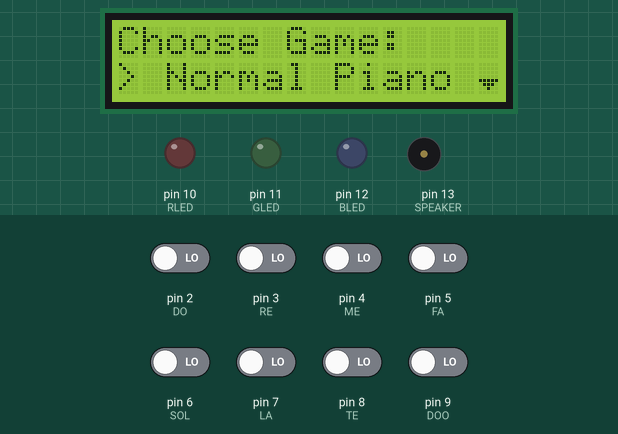
Simulated run of this sketch. Board: Arduino Uno, built with avr-gcc and run on an emulated ATmega328P. Parts: 16×2 character LCD, output pins drawn as LEDs (lit = HIGH), buzzer (waves = sounding). The inputs (shaded band) are chosen by the test bench; at power-on: pin 2 (DO), pin 3 (RE), pin 4 (ME), pin 5 (FA), pin 6 (SOL), pin 7 (LA), pin 8 (TE), pin 9 (DOO) LOW.

Above: at 1.3 s.
1.4 s: pin 9 (DOO) driven HIGH
At 2.6 s:
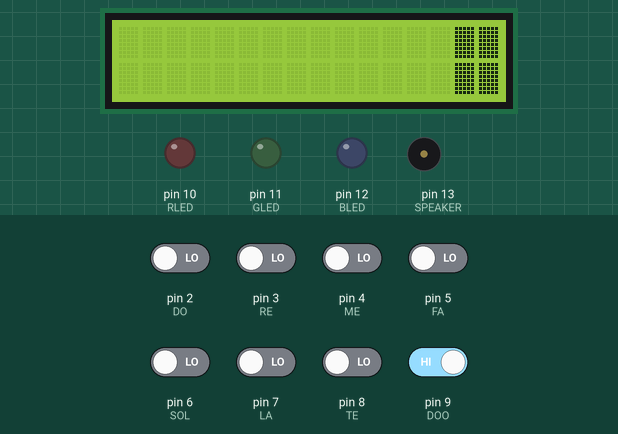
3.5 s: pin 3 (RE) driven HIGH
At 4.9 s:
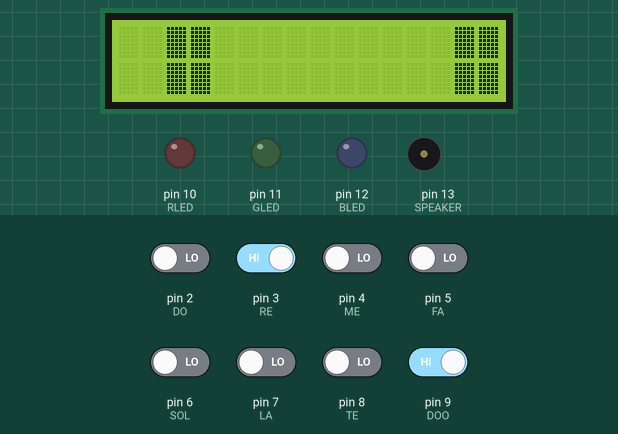
5.2 s: pin 2 (DO) driven HIGH
At 6.3 s:
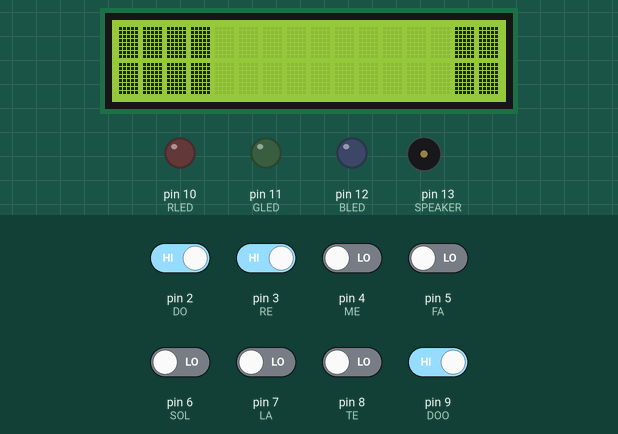
8.2 s: pin 2 (DO) driven LOW
At 10.3 s:
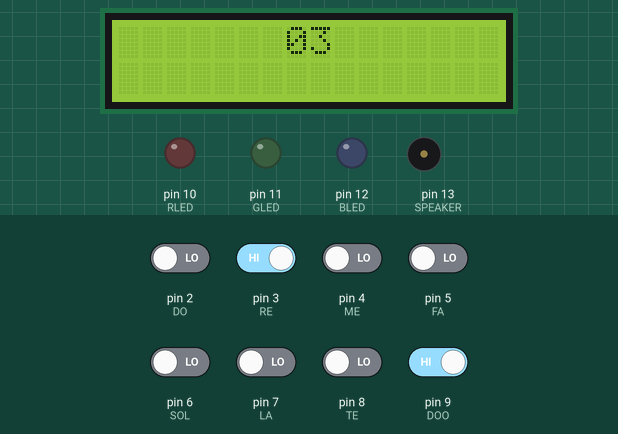
14.2 s: pin 2 (DO) driven HIGH
At 14.88 s:
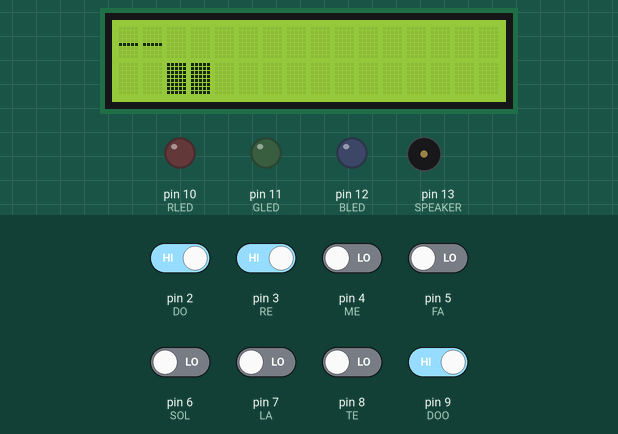
15.9 s: pin 4 (ME) driven HIGH
Timing chart, 0 to 22.8 s (numbered marks = the images above; inputs shaded):
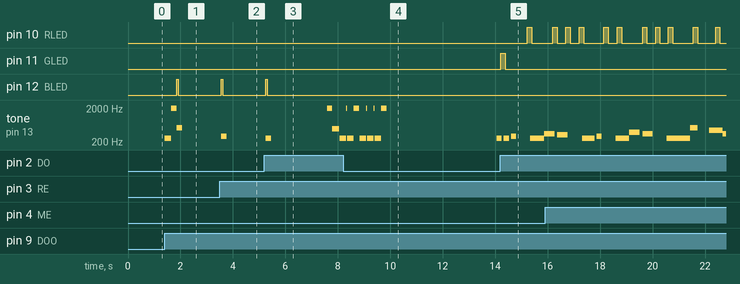

The sketch:

ioT_Midterm_Project-Piano.ino
```cpp
#include "pitches.h"
#include <Wire.h>
//วิธีแต่งเพลงใหม่ เพลงระยะเวลา stepup ทีละ 50 เท่านั้น

//SET UP I2C LCD
#include <LiquidCrystal_I2C.h>
LiquidCrystal_I2C lcd(0x3F, 16, 2);
byte state0[] =   {B11111, B00000, B00000, B00000, B00000, B00000, B00000, B00000};
byte state1[] =   {B00000, B11111, B00000, B00000, B00000, B00000, B00000, B00000};
byte state2[] =   {B00000, B00000, B11111, B00000, B00000, B00000, B00000, B00000};
byte state3[] =   {B00000, B00000, B00000, B11111, B00000, B00000, B00000, B00000};
byte state4[] =   {B00000, B00000, B00000, B00000, B11111, B00000, B00000, B00000};
byte state5[] =   {B00000, B00000, B00000, B00000, B00000, B11111, B00000, B00000};
byte state6[] =   {B00000, B00000, B00000, B00000, B00000, B00000, B11111, B00000};
byte state7[] =   {B00000, B00000, B00000, B00000, B00000, B00000, B00000, B11111};
byte block[]  =   {B11111, B11111, B11111, B11111, B11111, B11111, B11111, B11111};
byte arrowup[] =  {B00000, B00000, B00100, B01110, B11111, B00000, B00000, B00000};
byte arrowdown[]= {B00000, B00000, B00000, B00000, B11111, B01110, B00100, B00000};

//SET UP LED PIN
const int RLED = 10;
const int GLED = 11;
const int BLED = 12;

//SET UP BUTTON PIN
const int DO = 2;
const int RE = 3;
const int ME = 4;
const int FA = 5;
const int SOL= 6;
const int LA = 7;
const int TE = 8;
const int DOO= 9;

boolean lastDO = LOW;
boolean lastRE = LOW;
boolean lastME = LOW;
boolean lastFA = LOW;
boolean lastSOL= LOW;
boolean lastLA = LOW;
boolean lastTE = LOW;
boolean lastDOO= LOW;

boolean curDO;
boolean curRE;
boolean curME;
boolean curFA;
boolean curSOL;
boolean curLA;
boolean curTE;
boolean curDOO;

const int SPEAKER = 13;


//----------------PIANO TILE----------------
//SET UP SONG
int notes[70];
int times[70];
int tap[120];
int notelength = 0;
int taplength = 0;

//8 BIT TEST Song
int bit_test_note[] = {
  NOTE_A4, NOTE_E3, NOTE_A4, 0,
  NOTE_A4, NOTE_E3, NOTE_A4, 0,
  NOTE_E4, NOTE_D4, NOTE_C4, NOTE_B4, NOTE_A4, NOTE_B4, NOTE_C4, NOTE_D4,
  NOTE_E4, NOTE_E3, NOTE_A4, 0
};
int bit_test_time[] = {
  250, 250, 250, 250,
  250, 250, 250, 250,
  125, 125, 125, 125, 125, 125, 125, 125,
  250, 250, 250, 250
};
int bit_test_tap[] = {
  0, RE, 250, DO, 300, RE,
  450, RE, 250, DO, 250 , RE,
  350, ME, 125, RE, 125 , DO, 125, SOL, 125, FA, 125, ME,
  250, RE, 250, DO, 300, RE
};

//Jingle bell Song
int bell_note[] = {
  NOTE_E5, NOTE_E5, NOTE_E5,
  NOTE_E5, NOTE_E5, NOTE_E5,
  NOTE_E5, NOTE_G5, NOTE_C5, NOTE_D5,
  NOTE_E5,
  NOTE_F5, NOTE_F5, NOTE_F5, NOTE_F5,
  NOTE_F5, NOTE_E5, NOTE_E5, NOTE_E5, NOTE_E5,
  NOTE_E5, NOTE_D5, NOTE_D5, NOTE_E5,
  NOTE_D5, NOTE_G5, 0
};
int bell_time[] = {
  200, 200, 200,
  400, 200, 200,
  400, 200, 200, 200,
  200,
  800, 200, 200, 200,
  200, 200, 200, 200, 100,
  100, 200, 200, 200,
  200, 400, 400
};
int bell_tap[] = {
  0, RE,
  800, RE,
  800, RE, 200, FA, 200, DO,
  400, RE,
  800, ME,
  800, ME, 200, RE, 500, RE,
  300, DO, 400, ME,
  200, DO, 400, FA
};

//Birth Day Song
int birth_note[] = {
  NOTE_C4, NOTE_C4,
  NOTE_D4, NOTE_C4, NOTE_F4,
  NOTE_E4,

  NOTE_C4, NOTE_C4,
  NOTE_D4, NOTE_C4, NOTE_G4,
  NOTE_F4, NOTE_C4, NOTE_C4,

  NOTE_C5, NOTE_A4, NOTE_F4,
  NOTE_E4, NOTE_D4, NOTE_AS4, NOTE_AS4,
  NOTE_A4, NOTE_F4, NOTE_G4,
  NOTE_F4, NOTE_F4, 0
};
int birth_time[] = {
  200, 200,
  200, 600, 400,
  400,

  800, 200,
  200, 600, 400,
  400,

  800, 400, 300,
  600, 400, 600, 400,
  300, 600, 800,
  400, 800, 800
};
int birth_tap[] = {
  0, DO,
  400, RE, 800, DO, 400, FA,
  400, RE,

  800, DO,
  400, RE, 800, DO, 400, SOL,
  400, FA,

  800, DO, 700, SOL,
  600, FA, 400, RE, 600, SOL,
  700, FA, 600, ME, 1300, SOL,
  400, ME
};


//SET UP STATE
int allIndex = 0;   //clock all
int score = 0;
int fullscore = 0;
int noteIndex = 0;
int musicIndex = 0;   //like clock all but reset when play note.
int beforemusictime = 800;   //when tap are not already finish.
int aftermusictime = 0;   //when tap are not already finish.

int tapcomingIndex = 0;
int tapcomingTime = 0;
int comingstate[]  = {0, 0, 0, 0, 0, 0, 0, 0, 0, 0, 0, 0, 0, 0, 0, 0};

int tapIndex = 0;
int tapTime = 0;
int tapstate[]     = {0, 0, 0, 0, 0, 0, 0, 0, 0, 0, 0, 0, 0, 0, 0, 0};

int ledtime = 0;


//----------------NORMAL PIANO----------------
//SET UP STATE
boolean isToning = false;


//----------------PIANO MENU----------------
//SET UP STATE
//menu state
int menustate = 0;     // 0-menu, 1-piano, 2-tile

char *menuchoice[] = {"> Normal Piano", "> Tile Piano"};
int menucur = 0;       // 0-piano, 1-tile

//tile state
int tilestate = 0;     // 0-select music, 1-play music
char *tilechoice[] = {
  "8Bit TEST",
  "Jingle Bell",
  "Happy Birthday"
  };
int tilecur = 0;

//BACK BUTTON
int holdDOTime = 0;   //check time to back to menu

//LCD STATE
boolean lcdclear = false;
boolean backfromtile = false;
boolean backfromtilemode = false;


void setup() {
  //Serial Monitor
  Serial.begin(9600);

  //LCD Start
  lcd.init();
  lcd.backlight();

  lcd.createChar(0, state0);
  lcd.createChar(1, state1);
  lcd.createChar(2, state2);
  lcd.createChar(3, state3);
  lcd.createChar(4, state4);
  lcd.createChar(5, state5);
  // lcd.createChar(6, state6);
  // lcd.createChar(7, state7);
  lcd.createChar(6, arrowup);
  lcd.createChar(7, arrowdown);
  lcd.createChar(8, block);
  // lcd.createChar(9, arrowup);
  // lcd.createChar(10, arrowdown);

  //Pinmode Setting
  pinMode(DO, INPUT);
  pinMode(RE, INPUT);
  pinMode(ME, INPUT);
  pinMode(FA, INPUT);
  pinMode(SOL, INPUT);
  pinMode(LA, INPUT);
  pinMode(TE, INPUT);
  pinMode(DOO, INPUT);

  pinMode(RLED, OUTPUT);
  pinMode(GLED, OUTPUT);
  pinMode(BLED, OUTPUT);
}

boolean debounce(boolean last, int pin)
{
  boolean current = digitalRead(pin);
  if (last != current)
  {
    delay(5);
    current = digitalRead(pin);
  }
  return current;
}

//Normal Piano Function
void normalplay(){
  curDO = debounce(lastDO, DO);
  curRE = debounce(lastRE, RE);
  curME = debounce(lastME, ME);
  curFA = debounce(lastFA, FA);
  curSOL = debounce(lastSOL, SOL);
  curLA = debounce(lastLA, LA);
  curTE = debounce(lastTE, TE);
  curDOO = debounce(lastDOO, DOO);

  if(lastDO == LOW && curDO == HIGH){
    tone(SPEAKER, NOTE_C4, 200);
    isToning = true;
  }
  else if(lastRE == LOW && curRE == HIGH){
    tone(SPEAKER, NOTE_D4, 200);
    isToning = true;
  }
  else if(lastME == LOW && curME == HIGH){
    tone(SPEAKER, NOTE_E4, 200);
    isToning = true;
  }
  else if(lastFA == LOW && curFA == HIGH){
    tone(SPEAKER, NOTE_F4, 200);
    isToning = true;
  }
  else if(lastSOL == LOW && curSOL == HIGH){
    tone(SPEAKER, NOTE_G4, 200);
    isToning = true;
  }
  else if(lastLA == LOW && curLA == HIGH){
    tone(SPEAKER, NOTE_A4, 200);
    isToning = true;
  }
  else if(lastTE == LOW && curTE == HIGH){
    tone(SPEAKER, NOTE_B4, 200);
    isToning = true;
  }
  else if(lastDOO == LOW && curDOO == HIGH){
    tone(SPEAKER, NOTE_C5, 200);
    isToning = true;
  }
  else{
    isToning = false;
  }

  if(isToning){
    ledblue();
  }else{
    ledoff();
  }

  lastDO = curDO;
  lastRE = curRE;
  lastME = curME;
  lastFA = curFA;
  lastSOL = curSOL;
  lastLA = curLA;
  lastTE = curTE;
  lastDOO = curDOO;

  normalDisplaylcd();
  if(digitalRead(DO) == HIGH && holdDOTime >= 800){
    tone(SPEAKER, NOTE_B6, 200);
    delay(200);
    tone(SPEAKER, NOTE_B4, 250);
    delay(250);
    menustate = 0;
    holdDOTime = 0;
  }
  else if(digitalRead(DO) == HIGH && holdDOTime < 800){
    holdDOTime+=20;
  }
  else{
    holdDOTime = 0;
  }
}

void normalDisplaylcd(){
  for (int i = 0; i < 8; i++){
    if(digitalRead(i+2) == HIGH){
      for (int j = 0; j < 2; j++){
        lcd.setCursor(i*2+j, 0);
        lcd.write(8);
        lcd.setCursor(i*2+j, 1);
        lcd.write(8);
      }
    }
    else{
      for (int j = 0; j < 2; j++){
        lcd.setCursor(i*2+j, 0);
        lcd.print((char)32);
        lcd.setCursor(i*2+j, 1);
        lcd.print((char)32);
      }
    }
  }
}

//Piano Tile Function
void tileplay(){
  delay(50);

  //led function runing
  if(ledtime >= 100){
    ledoff();
  }
  else if(ledtime != 0){
    ledtime += 50;
  }

  //music function running
  if(noteIndex < notelength){
    stepMusic();
    clickCheck();
  }
  else{
    if(aftermusictime < 5000){
      aftermusictime+=50;
      clickCheck();
      noTone(SPEAKER);
    }
    else{
      conclusionScore();
    }
  }

  //state index step
  allIndex+=50;
}

//reset tile play
void resettilestate(){
  allIndex = 0;   //clock all
  score = 0;
  fullscore = 0;
  noteIndex = 0;
  musicIndex = 0;   //like clock all but reset when play note.
  beforemusictime = 800;   //when tap are not already finish.
  aftermusictime = 0;   //when tap are not already finish.

  tapcomingIndex = 0;
  tapcomingTime = 0;
//  comingstate[] = {0, 0, 0, 0, 0, 0, 0, 0, 0, 0, 0, 0, 0, 0, 0, 0};

  tapIndex = 0;
  tapTime = 0;
//  tapstate[] = {0, 0, 0, 0, 0, 0, 0, 0, 0, 0, 0, 0, 0, 0, 0, 0};

  ledtime = 0;
}


//music running and note tap
void stepMusic(){

  //check coming tap
  if(tapcomingIndex < taplength){
    if(tapcomingTime >= tap[tapcomingIndex]){
      boolean gotonextcomingtap = false;

      while(!gotonextcomingtap){
        tapcomingIndex += 2;
        tapcomingTime = 0;
        comingstate[(tap[tapcomingIndex-1]-2)*2] = 1;
        comingstate[((tap[tapcomingIndex-1]-2)*2)+1] = 0;
        if(tapcomingTime <= tap[tapcomingIndex] || tapcomingIndex < taplength){
          gotonextcomingtap = true;
        }
      }
    }
    else{
      tapcomingTime += 50;
    }
  }

  if(beforemusictime == 0){
    if(tapIndex < taplength){
      if(tapTime >= tap[tapIndex]){
        boolean gotonexttap = false;

        while(!gotonexttap){          //check note same time
          tapIndex += 2;
          tapTime = 0;
          lcdLightup(tap[tapIndex-1]);
          if(tapTime <= tap[tapIndex] || tapIndex < taplength){
            gotonexttap = true;
          }
        }
      }
      else{
        tapTime += 50;
      }
    }
    if(musicIndex >= times[noteIndex]){
      tone(SPEAKER, notes[noteIndex], times[noteIndex]);

      //check tap create
      musicIndex = 0;
      noteIndex++;
    }
    else{
      musicIndex += 50;
    }
  }
  else{
    beforemusictime -= 50;
  }
}


//LCD display
void lcdcomingtap(int index, int timepass){
  if(timepass>0 && timepass<800){
    if(timepass%100 == 50) timepass-=50;

    lcd.setCursor(index, 0);
    lcd.write(timepass/100);
    lcd.setCursor(index+1, 0);
    lcd.write(timepass/100);
  }
  else if(timepass>=800){
    lcd.setCursor(index, 0);
    lcd.write(7);
    lcd.setCursor(index+1, 0);
    lcd.write(7);
  }
  else{
    lcd.setCursor(index, 0);
    lcd.print((char)32);
    lcd.setCursor(index+1, 0);
    lcd.print((char)32);
  }
}
void lcdLightup(int index){
  lcd.setCursor((index-2)*2, 1);
  lcd.write(8);
  lcd.setCursor(((index-2)*2)+1, 1);
  lcd.write(8);

  fullscore += 10;
  tapstate[(index-2)*2] = 1;
}
void lcdLightdown(int index){
  lcd.setCursor(index, 1);
  lcd.print((char)32);
  lcd.setCursor(index+1, 1);
  lcd.print((char)32);
}
void conclusionScore(){
  lcd.setCursor(0, 0);
  lcd.print("Your score: ");
  lcd.setCursor(12, 0);
  lcd.print(score);

  lcd.setCursor(0, 1);
  lcd.print("Full score: ");
  lcd.setCursor(12, 1);
  lcd.print(fullscore);

  //change custom byte back
  lcd.createChar(6, arrowup);
  lcd.createChar(7, arrowdown);

  //press any button
  for(int i = 2; i < 10; i++){
    if(digitalRead(i) == HIGH){
      resettilestate();
      backfromtile = true;
      tone(SPEAKER, NOTE_B6, 200);
      delay(200);
      tone(SPEAKER, NOTE_B4, 250);
      delay(250);
      tilestate = 0;
    }
  }
}


//Tap check
void clickCheck(){
  curDO = debounce(lastDO, DO);
  curRE = debounce(lastRE, RE);
  curME = debounce(lastME, ME);
  curFA = debounce(lastFA, FA);
  curSOL = debounce(lastSOL, SOL);
  curLA = debounce(lastLA, LA);
  curTE = debounce(lastTE, TE);
  curDOO = debounce(lastDOO, DOO);

  for(int i = 2; i < 10; i++){

    //active tap
    if(tapstate[(i-2)*2] == 1 && i == 2 && (lastDO == LOW && curDO == HIGH)){
      tapintime(i);
    }
    else if(tapstate[(i-2)*2] == 1 && i == 3 && (lastRE == LOW && curRE == HIGH)){
      tapintime(i);
    }
    else if(tapstate[(i-2)*2] == 1 && i == 4 && (lastME == LOW && curME == HIGH)){
      tapintime(i);
    }
    else if(tapstate[(i-2)*2] == 1 && i == 5 && (lastFA == LOW && curFA == HIGH)){
      tapintime(i);
    }
    else if(tapstate[(i-2)*2] == 1 && i == 6 && (lastSOL == LOW && curSOL == HIGH)){
      tapintime(i);
    }
    else if(tapstate[(i-2)*2] == 1 && i == 7 && (lastLA == LOW && curLA == HIGH)){
      tapintime(i);
    }
    else if(tapstate[(i-2)*2] == 1 && i == 8 && (lastTE == LOW && curTE == HIGH)){
      tapintime(i);
    }
    else if(tapstate[(i-2)*2] == 1 && i == 8 && (lastDOO == LOW && curDOO == HIGH)){
      tapintime(i);
    }
    else if(tapstate[(i-2)*2] == 1){
      nottap(i);
    }

    //coming tap
    if(comingstate[(i-2)*2] == 1 && comingstate[((i-2)*2)+1] > 800){
      comingstate[(i-2)*2] = 0;
      comingstate[((i-2)*2)+1] = 0;
      lcdcomingtap((i-2)*2, 0);
    }
    else if(comingstate[(i-2)*2] == 1){
      lcdcomingtap((i-2)*2, comingstate[((i-2)*2)+1]);
      comingstate[((i-2)*2)+1] += 50;
    }
  }

  lastDO = curDO;
  lastRE = curRE;
  lastME = curME;
  lastFA = curFA;
  lastSOL = curSOL;
  lastLA = curLA;
  lastTE = curTE;
  lastDOO = curDOO;
}

void tapintime(int note){          //tap in time
  tapstate[(note-2)*2] = 0;
  tapstate[((note-2)*2)+1] = 0;
  score += 10;

  ledcorrect();
  lcdLightdown((note-2)*2);
}
void nottap(int note){
  if(tapstate[((note-2)*2)+1] < 800){   //not tap but not late
    tapstate[((note-2)*2)+1] += 50;
  }
  else{                            //not tap and late
    tapstate[(note-2)*2] = 0;
    tapstate[((note-2)*2)+1] = 0;

    lcdLightdown((note-2)*2);
    ledmiss();
  }
}


//LED display
void ledcorrect(){
  analogWrite(RLED, 0);
  analogWrite(GLED, 255);
  analogWrite(BLED, 0);
  ledtime = 1;
}
void ledmiss(){
  analogWrite(RLED, 255);
  analogWrite(GLED, 0);
  analogWrite(BLED, 0);
  ledtime = 1;
}
void ledblue(){
  analogWrite(RLED, 0);
  analogWrite(GLED, 0);
  analogWrite(BLED, 255);
}
void ledoff(){
  analogWrite(RLED, 0);
  analogWrite(GLED, 0);
  analogWrite(BLED, 0);
  ledtime = 0;
}


//MENU GAME
void menudisplay(){
  if(!lcdclear){
    lcdclear = true;
    lcd.clear();
  }
  lcd.setCursor(0, 0);
  lcd.print("Choose Game: ");

  lcd.setCursor(0, 1);
  lcd.print(menuchoice[menucur]);

  if(menucur == 0){
    lcd.setCursor(15, 1);
    lcd.write(7);
  }else{
    lcd.setCursor(15, 0);
    lcd.write(6);
  }

  if(backfromtilemode){
    delay(1000);
    backfromtilemode = false;
  }

  if(digitalRead(DO) == HIGH && menucur == 1){
    menucur = 0;
    tone(SPEAKER, NOTE_C4, 250);
    delay(250);
    tone(SPEAKER, NOTE_B6, 200);
    lcdclear = false;
  }
  else if(digitalRead(RE) == HIGH && menucur == 0){
    menucur = 1;
    tone(SPEAKER, NOTE_C4, 250);
    delay(250);
    tone(SPEAKER, NOTE_B6, 200);
    lcdclear = false;
  }
  else if(digitalRead(DOO) == HIGH){
    tone(SPEAKER, NOTE_C4, 250);
    delay(250);
    tone(SPEAKER, NOTE_B6, 200);
    delay(200);

    menustate = menucur+1;
    lcd.clear();
    lcdclear = false;
  }
}

void tilemenu(){
  if(!lcdclear){
    lcdclear = true;
    lcd.clear();
  }
  lcd.setCursor(0, 0);
  lcd.print("Choose Music:");

  lcd.setCursor(0, 1);
  lcd.print("> ");
  lcd.setCursor(2, 1);
  lcd.print(tilechoice[tilecur]);

  if(tilecur > 0){
    lcd.setCursor(15, 0);
    lcd.write(6);
  }
  if(tilecur < (sizeof(tilechoice)/sizeof(*tilechoice))-1){
    lcd.setCursor(15, 1);
    lcd.write(7);
  }

  //don't click anything when back from music play
  if(backfromtile){
    backfromtile = false;
    delay(1000);
  }

  //select menu
  if(digitalRead(DO) == HIGH && tilecur > 0){
    tilecur--;
    tone(SPEAKER, NOTE_C4, 250);
    delay(250);
    tone(SPEAKER, NOTE_B6, 200);
    lcdclear = false;
  }
  else if(digitalRead(RE) == HIGH && tilecur < (sizeof(tilechoice)/sizeof(*tilechoice))-1){
    tilecur++;
    tone(SPEAKER, NOTE_C4, 250);
    delay(250);
    tone(SPEAKER, NOTE_B6, 200);
    lcdclear = false;
  }
  else if(digitalRead(DOO) == HIGH){
    tone(SPEAKER, NOTE_C4, 250);
    delay(250);
    tone(SPEAKER, NOTE_B6, 200);
    delay(200);

    lcd.createChar(6, state6);
    lcd.createChar(7, state7);

    lcd.clear();
    lcd.setCursor(7, 0);
    lcd.print("03");
    delay(1000);
    lcd.setCursor(7, 0);
    lcd.print("02");
    delay(1000);
    lcd.setCursor(7, 0);
    lcd.print("01");
    delay(1000);

    loadmusic();

    tilestate = 1;
    lcd.clear();
    lcdclear = false;
  }

  //back button
  if(digitalRead(DO) == HIGH && holdDOTime >= 800){
    tone(SPEAKER, NOTE_B6, 200);
    delay(200);
    tone(SPEAKER, NOTE_B4, 250);
    delay(250);
    menustate = 0;
    holdDOTime = 0;
    backfromtilemode = true;
    lcdclear = false;
  }
  else if(digitalRead(DO) == HIGH && holdDOTime < 800){
    holdDOTime+=20;
  }
  else{
    holdDOTime = 0;
  }
}

void loadmusic(){
  if(tilechoice[tilecur] == "8Bit TEST"){
    if(sizeof(bit_test_note)/sizeof(*bit_test_note) <= 100){
      notelength = sizeof(bit_test_note)/sizeof(*bit_test_note);
    }
    else{
      notelength = 100;
    }
    int timelength;
    if(sizeof(bit_test_time)/sizeof(*bit_test_time) <= 100){
      timelength = sizeof(bit_test_time)/sizeof(*bit_test_time);
    }
    else{
      timelength = 100;
    }
    if(sizeof(bit_test_tap)/sizeof(*bit_test_tap) <= 70){
      taplength = sizeof(bit_test_tap)/sizeof(*bit_test_tap);
    }
    else{
      taplength = 70;
    }
    for(int i = 0; i < notelength; i++){ notes[i] = bit_test_note[i]; }
    for(int i = 0; i < timelength; i++){ times[i] = bit_test_time[i]; }
    for(int i = 0; i < taplength; i++){ tap[i] = bit_test_tap[i]; }
  }

  else if(tilechoice[tilecur] == "Jingle Bell"){
    if(sizeof(bell_note)/sizeof(*bell_note) <= 100){
      notelength = sizeof(bell_note)/sizeof(*bell_note);
    }
    else{
      notelength = 100;
    }
    int timelength;
    if(sizeof(bell_time)/sizeof(*bell_time) <= 100){
      timelength = sizeof(bell_time)/sizeof(*bell_time);
    }
    else{
      timelength = 100;
    }
    if(sizeof(bell_tap)/sizeof(*bell_tap) <= 70){
      taplength = sizeof(bell_tap)/sizeof(*bell_tap);
    }
    else{
      taplength = 120;
    }
    for(int i = 0; i < notelength; i++){ notes[i] = bell_note[i]; }
    for(int i = 0; i < timelength; i++){ times[i] = bell_time[i]; }
    for(int i = 0; i < taplength; i++){ tap[i] = bell_tap[i]; }
  }

  else if(tilechoice[tilecur] == "Happy Birthday"){
    if(sizeof(birth_note)/sizeof(*birth_note) <= 100){
      notelength = sizeof(birth_note)/sizeof(*birth_note);
    }
    else{
      notelength = 100;
    }
    int timelength;
    if(sizeof(birth_time)/sizeof(*birth_time) <= 100){
      timelength = sizeof(birth_time)/sizeof(*birth_time);
    }
    else{
      timelength = 100;
    }
    if(sizeof(birth_tap)/sizeof(*birth_tap) <= 70){
      taplength = sizeof(birth_tap)/sizeof(*birth_tap);
    }
    else{
      taplength = 120;
    }
    for(int i = 0; i < notelength; i++){ notes[i] = birth_note[i]; }
    for(int i = 0; i < timelength; i++){ times[i] = birth_time[i]; }
    for(int i = 0; i < taplength; i++){ tap[i] = birth_tap[i]; }
  }
}

void loop() {
  if(menustate == 0){
    menudisplay();
  }
  if(menustate == 1){
    normalplay();
  }
  if(menustate == 2){
    if(tilestate == 0){
      tilemenu();
    }
    if(tilestate == 1){
      tileplay();
    }
  }

}
```

Source omitted: pitches.h (2000 bytes)

Measured:
- after the input at 1.4 s, pin 12 (BLED): LOW → HIGH after 0.46 s, → LOW 0.06 s later; tone on pin 13 (SPEAKER): plays 262 Hz for 0.25 s, 1976 Hz for 0.20 s, 523 Hz for 0.20 s, starting at once; the display: first changes after 0.46 s (image 1 shows a later state)
- after the input at 3.5 s, pin 12 (BLED): LOW → HIGH after 0.06 s, → LOW 0.06 s later; tone on pin 13 (SPEAKER): silent → 294 Hz after 0.06 s, → silent 0.20 s later; the display: changes at once (image 2)
- after the input at 5.2 s, pin 12 (BLED): LOW → HIGH after 0.06 s, → LOW 0.06 s later; tone on pin 13 (SPEAKER): plays 262 Hz for 0.20 s, 1976 Hz for 0.20 s, 494 Hz for 0.25 s, 262 Hz for 0.12 s, starting after 0.06 s; the display: changes after 0.07 s (image 3)
- after the input at 14.2 s, pin 11 (GLED): LOW → HIGH at once, → LOW 0.17 s later; the display: first changes after 0.08 s (image 5 shows a later state)
- what the display in image 3 shows lasts 2.8 s, from 5.3 s to 8.1 s
- what the display in image 4 shows lasts 1.0 s, from 9.9 s to 10.9 s
